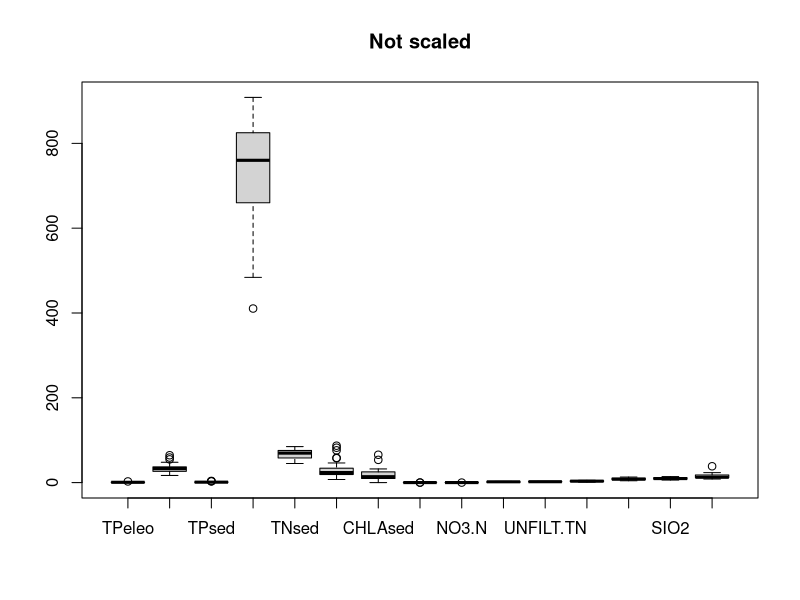
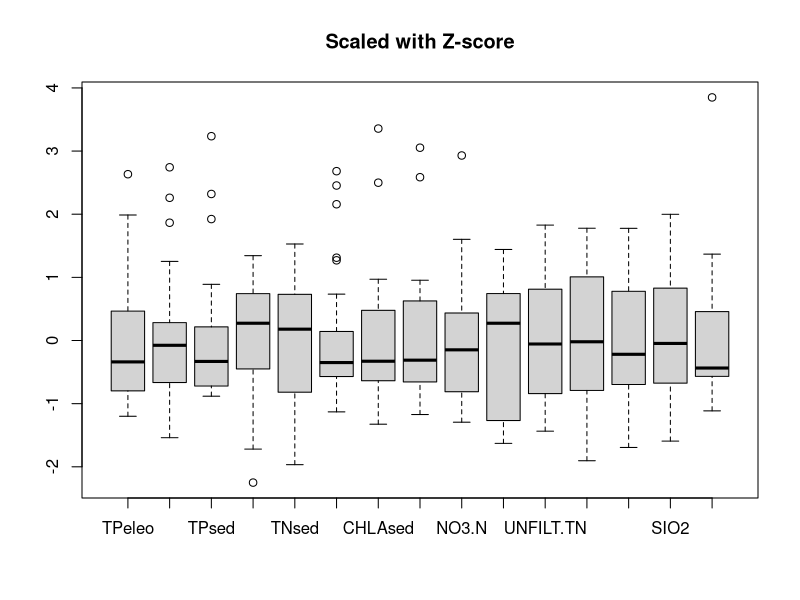

Source code (R) for these figures, in order: (Note: this script raises an error after producing the figures.)
#Hw# 2

dta <- read.csv("evenv.csv")
env <- na.omit(dta)
rm(dta)
env <- env[,-1]

boxplot(env, main = "Not scaled")
boxplot(scale(env), main="Scaled with Z-score")

#source cor.matrix function
cor.matrix(env)

round(var(scale(env)),2) #calculate variance and covariance matrix with the standardized data: Z-score from -1 to 1

require(MASS) #loads the PCA package
pca <- princomp(env, cor=TRUE) #creates a PC matrix using the correlation matrix
summary(pca) #proportion of variance is eigenvalues for each PC

plot(pca, main="Scree Plot") #Scree plot
broken.stick(15) #After comparing, keep comp 1 & 2

par(mfrow=c(1,2))
biplot(pca, expand = 1.05,main = "Biplot", xlab = "Comp.1 (26.3%)", ylab = "Comp.2 (23.8%)")
loadings(pca) #Check eigenvector elements: How closely variables and components are related; Principal component loading (pg 50)
round((pca$scores),2) #Shows the rotated/transformed dataset: PC matrix

